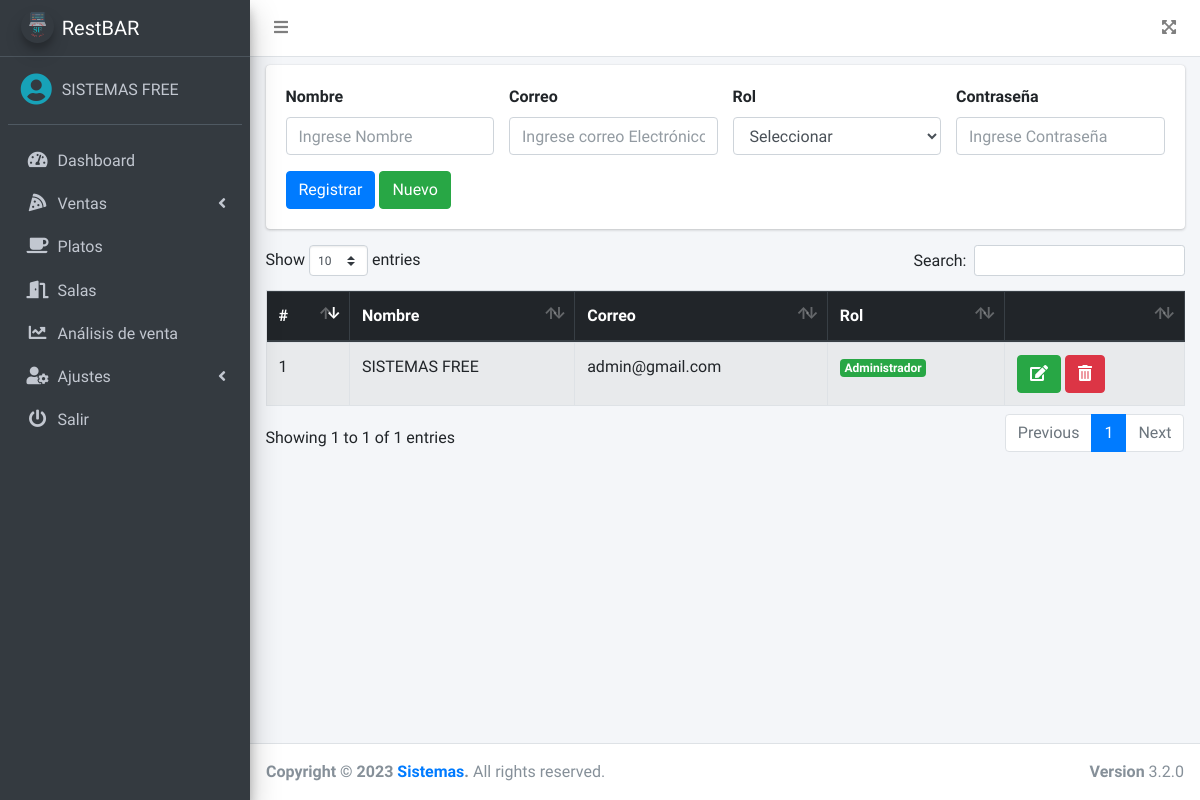
The app's page /src/usuarios.php (signed in), older data.
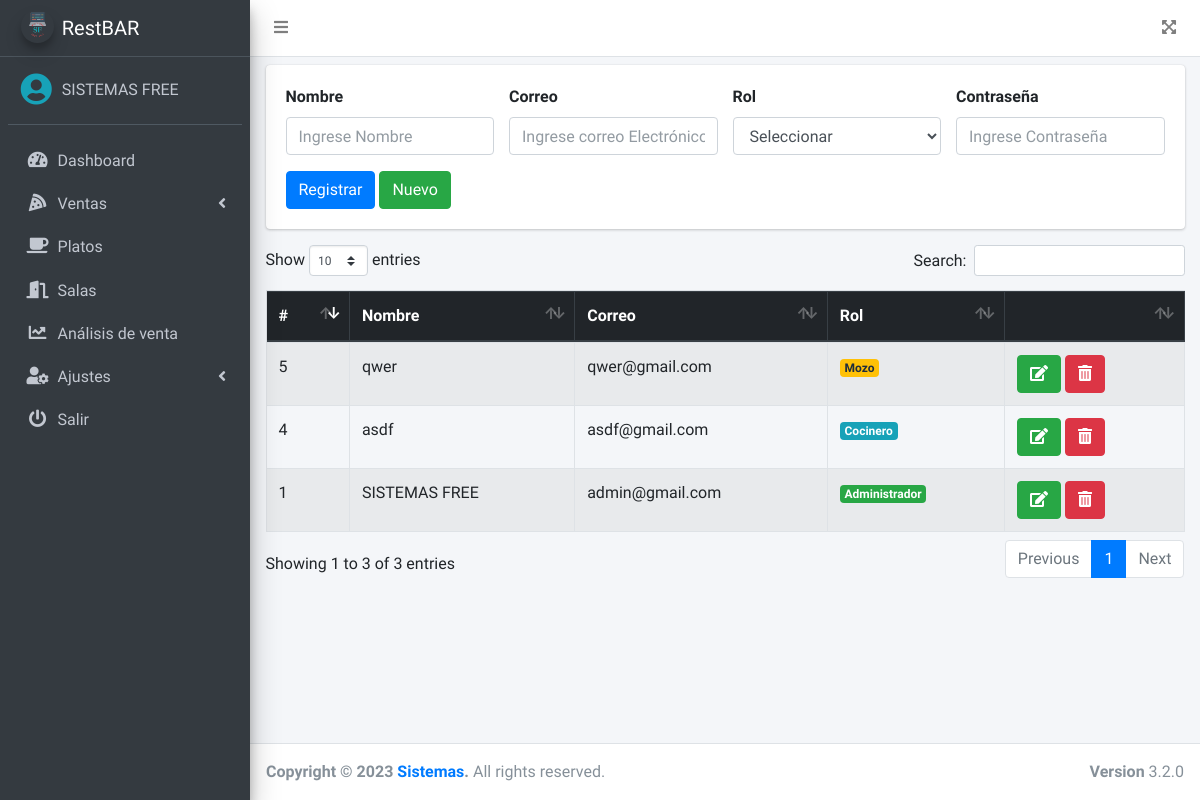
The same page, newer data.
### tables this page shows
CREATE TABLE `usuarios` (
  `id` int(11) NOT NULL,
  `nombre` varchar(200) NOT NULL,
  `correo` varchar(200) NOT NULL,
  `pass` varchar(50) NOT NULL,
  `rol` int(11) NOT NULL,
  `estado` int(11) NOT NULL DEFAULT 1
);

### src/usuarios.php (the view, shortened to what this page needs)
<?php
include "../conexion.php";
include "includes/header.php";
?>
<div class="card">
    <div class="card-body">
        <form action="" method="post" autocomplete="off" id="formulario">
            <div class="row">
                <div class="col-md-3">
                    <div class="form-group">
                        <label for="nombre">Nombre</label>
                        <input type="text" class="form-control" placeholder="Ingrese Nombre" name="nombre" id="nombre">
                    </div>
                </div>
                <div class="col-md-3">
                    <div class="form-group">
                        <label for="correo">Correo</label>
                        <input type="correo" class="form-control" placeholder="Ingrese correo Electrónico" name="correo" id="correo">
                    </div>
                </div>
                <div class="col-md-3">
                    <div class="form-group">
                        <label for="rol">Rol</label>
                        <select id="rol" class="form-control" name="rol">
                            <option>Seleccionar</option>
                        </select>
                    </div>
                </div>
                <div class="col-md-3">
                    <div class="form-group">
                        <label for="pass">Contraseña</label>
                        <input type="password" class="form-control" placeholder="Ingrese Contraseña" name="pass" id="pass">
                    </div>
                </div>
            </div>
            <input type="submit" value="Registrar" class="btn btn-primary" id="btnAccion">
            <input type="button" value="Nuevo" class="btn btn-success" id="btnNuevo" onclick="limpiar()">
        </form>
    </div>
</div>
<div class="table-responsive">
    <table class="table table-hover table-striped table-bordered mt-2" id="tbl">
        <thead class="thead-dark">
            <tr>
                <th>#</th>
                <th>Nombre</th>
                <th>Correo</th>
                <th>Rol</th>
                <th></th>
            </tr>
        </thead>
        <tbody>
            <?php
            $query = mysqli_query($conexion, "SELECT * FROM usuarios WHERE estado = 1");
            $result = mysqli_num_rows($query);
            if ($result > 0) {
                while ($data = mysqli_fetch_assoc($query)) {
                    if ($data['rol'] == 1) {
                        $rol = '<span class="badge badge-success">Administrador</span>';
                    }else if($data['rol'] == 2){
                        $rol = '<span class="badge badge-info">Cocinero</span>';
                    }else{
                        $rol = '<span class="badge badge-warning">Mozo</span>';
                    }
                    ?>
                    <tr>
                        <td><?php echo $data['id']; ?></td>
                        <td><?php echo $data['nombre']; ?></td>
                        <td><?php echo $data['correo']; ?></td>
                        <td><?php echo $rol; ?></td>
                        <td>
                            <a href="#" onclick="editarUsuario(<?php echo $data['id']; ?>)" class="btn btn-success"><i class='fas fa-edit'></i></a>
                            <form action="eliminar.php?id=<?php echo $data['id']; ?>&accion=usuarios" method="post" class="confirmar d-inline">
                                <button class="btn btn-danger" type="submit"><i class='fas fa-trash-alt'></i> </button>
                            </form>
                        </td>
                    </tr>
            <?php }
            } ?>
        </tbody>
    </table>
</div>
<?php include_once "includes/footer.php"; ?>

Row changes from the older to the newer data that the page shows:
added usuarios: id "4", nombre "asdf", correo "asdf@gmail.com", rol "Cocinero"
added usuarios: id "5", nombre "qwer", correo "qwer@gmail.com", rol "Mozo"
Text that changed along with them:
text written by a page script: "Show entries Search: Showing 1 to 1 of 1 entries Previous 1 Next" → "Show entries Search: Showing 1 to 3 of 3 entries Previous 1 Next"
